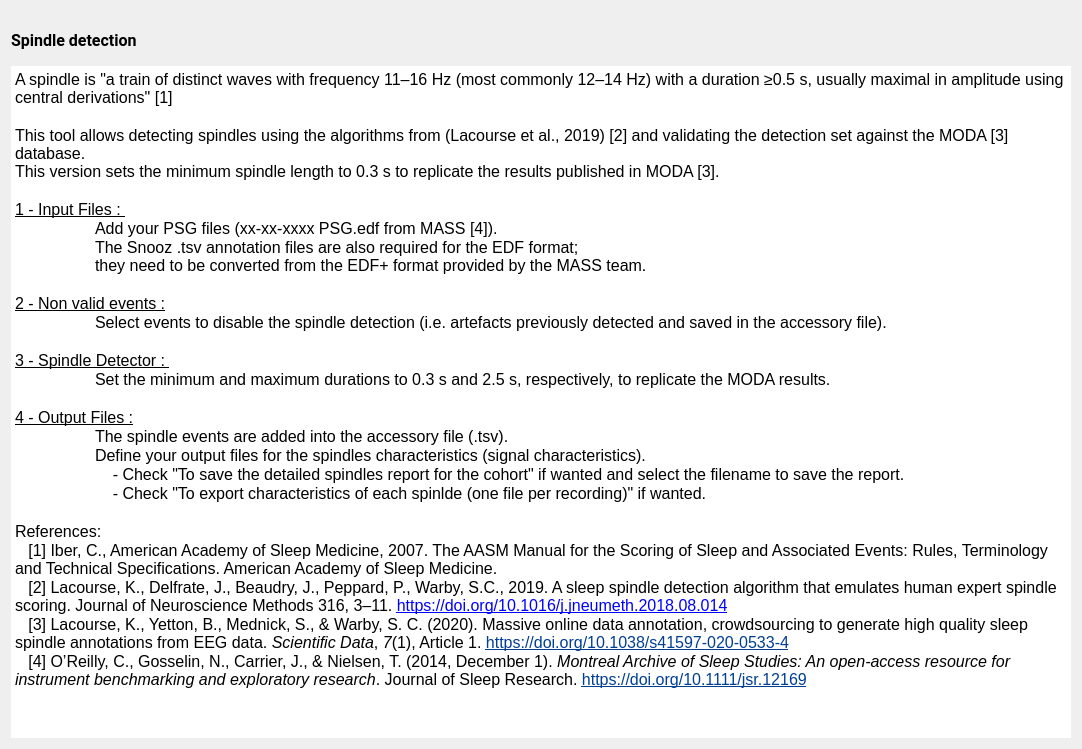
<?xml version="1.0" encoding="UTF-8"?>
<ui version="4.0">
 <class>SpindleDetectionDoc</class>
 <widget class="QWidget" name="SpindleDetectionDoc">
  <property name="geometry">
   <rect>
    <x>0</x>
    <y>0</y>
    <width>1082</width>
    <height>749</height>
   </rect>
  </property>
  <property name="windowTitle">
   <string/>
  </property>
  <property name="styleSheet">
   <string notr="true">font: 12pt &quot;Roboto&quot;;</string>
  </property>
  <layout class="QVBoxLayout" name="verticalLayout_2">
   <item>
    <widget class="QLabel" name="spindle_image">
     <property name="maximumSize">
      <size>
       <width>16777215</width>
       <height>100</height>
      </size>
     </property>
     <property name="text">
      <string/>
     </property>
     <property name="pixmap">
      <pixmap resource="spindle.qrc">:/spindle_moda/e0004-b1-01-05-0001-smp303751_res80.png</pixmap>
     </property>
     <property name="scaledContents">
      <bool>false</bool>
     </property>
     <property name="alignment">
      <set>Qt::AlignmentFlag::AlignCenter</set>
     </property>
    </widget>
   </item>
   <item>
    <layout class="QVBoxLayout" name="verticalLayout">
     <item>
      <widget class="QLabel" name="label">
       <property name="font">
        <font>
         <family>Roboto</family>
         <pointsize>12</pointsize>
         <italic>false</italic>
         <bold>false</bold>
        </font>
       </property>
       <property name="text">
        <string>&lt;html&gt;&lt;head/&gt;&lt;body&gt;&lt;p&gt;&lt;span style=&quot; font-weight:600;&quot;&gt;Spindle detection&lt;/span&gt;&lt;/p&gt;&lt;/body&gt;&lt;/html&gt;</string>
       </property>
      </widget>
     </item>
     <item>
      <spacer name="verticalSpacer">
       <property name="orientation">
        <enum>Qt::Orientation::Vertical</enum>
       </property>
       <property name="sizeType">
        <enum>QSizePolicy::Policy::Fixed</enum>
       </property>
       <property name="sizeHint" stdset="0">
        <size>
         <width>20</width>
         <height>10</height>
        </size>
       </property>
      </spacer>
     </item>
     <item>
      <widget class="QTextEdit" name="textEdit">
       <property name="frameShape">
        <enum>QFrame::Shape::NoFrame</enum>
       </property>
       <property name="frameShadow">
        <enum>QFrame::Shadow::Plain</enum>
       </property>
       <property name="lineWidth">
        <number>0</number>
       </property>
       <property name="readOnly">
        <bool>true</bool>
       </property>
       <property name="html">
        <string>&lt;!DOCTYPE HTML PUBLIC &quot;-//W3C//DTD HTML 4.0//EN&quot; &quot;http://www.w3.org/TR/REC-html40/strict.dtd&quot;&gt;
&lt;html&gt;&lt;head&gt;&lt;meta name=&quot;qrichtext&quot; content=&quot;1&quot; /&gt;&lt;meta charset=&quot;utf-8&quot; /&gt;&lt;style type=&quot;text/css&quot;&gt;
p, li { white-space: pre-wrap; }
hr { height: 1px; border-width: 0; }
li.unchecked::marker { content: &quot;\2610&quot;; }
li.checked::marker { content: &quot;\2612&quot;; }
&lt;/style&gt;&lt;/head&gt;&lt;body style=&quot; font-family:'Roboto'; font-size:12pt; font-weight:400; font-style:normal;&quot;&gt;
&lt;p style=&quot; margin-top:0px; margin-bottom:0px; margin-left:0px; margin-right:0px; -qt-block-indent:0; text-indent:0px;&quot;&gt;A spindle is &amp;quot;a train of distinct waves with frequency 11–16 Hz (most commonly 12–14 Hz) with a duration ≥0.5 s, usually maximal in amplitude using central derivations&amp;quot; [1]&lt;/p&gt;
&lt;p style=&quot;-qt-paragraph-type:empty; margin-top:0px; margin-bottom:0px; margin-left:0px; margin-right:0px; -qt-block-indent:0; text-indent:0px;&quot;&gt;&lt;br /&gt;&lt;/p&gt;
&lt;p style=&quot; margin-top:0px; margin-bottom:0px; margin-left:0px; margin-right:0px; -qt-block-indent:0; text-indent:0px;&quot;&gt;This tool allows detecting spindles using the algorithms from (Lacourse et al., 2019) [2] and validating the detection set against the MODA [3] database.&lt;br /&gt;This version sets the minimum spindle length to 0.3 s to replicate the results published in MODA [3].&lt;/p&gt;
&lt;p style=&quot;-qt-paragraph-type:empty; margin-top:0px; margin-bottom:0px; margin-left:0px; margin-right:0px; -qt-block-indent:0; text-indent:0px;&quot;&gt;&lt;br /&gt;&lt;/p&gt;
&lt;p style=&quot; margin-top:0px; margin-bottom:0px; margin-left:0px; margin-right:0px; -qt-block-indent:0; text-indent:0px;&quot;&gt;&lt;span style=&quot; text-decoration: underline;&quot;&gt;1 - Input Files : &lt;/span&gt;&lt;/p&gt;
&lt;p style=&quot; margin-top:0px; margin-bottom:0px; margin-left:0px; margin-right:0px; -qt-block-indent:0; text-indent:0px;&quot;&gt;	Add your PSG files (xx-xx-xxxx PSG.edf from MASS [4]).&lt;/p&gt;
&lt;p style=&quot; margin-top:0px; margin-bottom:0px; margin-left:0px; margin-right:0px; -qt-block-indent:0; text-indent:0px;&quot;&gt;	The Snooz .tsv annotation files are also required for the EDF format; &lt;br /&gt;	they need to be converted from the EDF+ format provided by the MASS team.&lt;/p&gt;
&lt;p style=&quot;-qt-paragraph-type:empty; margin-top:0px; margin-bottom:0px; margin-left:0px; margin-right:0px; -qt-block-indent:0; text-indent:0px;&quot;&gt;&lt;br /&gt;&lt;/p&gt;
&lt;p style=&quot; margin-top:0px; margin-bottom:0px; margin-left:0px; margin-right:0px; -qt-block-indent:0; text-indent:0px;&quot;&gt;&lt;span style=&quot; text-decoration: underline;&quot;&gt;2 - Non valid events :&lt;/span&gt;&lt;/p&gt;
&lt;p style=&quot; margin-top:0px; margin-bottom:0px; margin-left:0px; margin-right:0px; -qt-block-indent:0; text-indent:0px;&quot;&gt;	Select events to disable the spindle detection (i.e. artefacts previously detected and saved in the accessory file).&lt;/p&gt;
&lt;p style=&quot;-qt-paragraph-type:empty; margin-top:0px; margin-bottom:0px; margin-left:0px; margin-right:0px; -qt-block-indent:0; text-indent:0px;&quot;&gt;&lt;br /&gt;&lt;/p&gt;
&lt;p style=&quot; margin-top:0px; margin-bottom:0px; margin-left:0px; margin-right:0px; -qt-block-indent:0; text-indent:0px;&quot;&gt;&lt;span style=&quot; text-decoration: underline;&quot;&gt;3 - Spindle Detector : &lt;/span&gt;&lt;/p&gt;
&lt;p style=&quot; margin-top:0px; margin-bottom:0px; margin-left:0px; margin-right:0px; -qt-block-indent:0; text-indent:0px;&quot;&gt;	Set the minimum and maximum durations to 0.3 s and 2.5 s, respectively, to replicate the MODA results.&lt;/p&gt;
&lt;p style=&quot;-qt-paragraph-type:empty; margin-top:0px; margin-bottom:0px; margin-left:0px; margin-right:0px; -qt-block-indent:0; text-indent:0px;&quot;&gt;&lt;br /&gt;&lt;/p&gt;
&lt;p style=&quot; margin-top:0px; margin-bottom:0px; margin-left:0px; margin-right:0px; -qt-block-indent:0; text-indent:0px;&quot;&gt;&lt;span style=&quot; text-decoration: underline;&quot;&gt;4 - Output Files :&lt;/span&gt;&lt;/p&gt;
&lt;p style=&quot; margin-top:0px; margin-bottom:0px; margin-left:0px; margin-right:0px; -qt-block-indent:0; text-indent:0px;&quot;&gt;	The spindle events are added into the accessory file (.tsv).&lt;/p&gt;
&lt;p style=&quot; margin-top:0px; margin-bottom:0px; margin-left:0px; margin-right:0px; -qt-block-indent:0; text-indent:0px;&quot;&gt;	Define your output files for the spindles characteristics (signal characteristics). &lt;/p&gt;
&lt;p style=&quot; margin-top:0px; margin-bottom:0px; margin-left:0px; margin-right:0px; -qt-block-indent:0; text-indent:0px;&quot;&gt;	    - Check &amp;quot;To save the detailed spindles report for the cohort&amp;quot; if wanted and select the filename to save the report.&lt;/p&gt;
&lt;p style=&quot; margin-top:0px; margin-bottom:0px; margin-left:0px; margin-right:0px; -qt-block-indent:0; text-indent:0px;&quot;&gt;	    - Check &amp;quot;To export characteristics of each spinlde (one file per recording)&amp;quot; if wanted.&lt;/p&gt;
&lt;p style=&quot;-qt-paragraph-type:empty; margin-top:0px; margin-bottom:0px; margin-left:0px; margin-right:0px; -qt-block-indent:0; text-indent:0px;&quot;&gt;&lt;br /&gt;&lt;/p&gt;
&lt;p style=&quot; margin-top:0px; margin-bottom:0px; margin-left:0px; margin-right:0px; -qt-block-indent:0; text-indent:0px;&quot;&gt;References:&lt;/p&gt;
&lt;p style=&quot; margin-top:0px; margin-bottom:0px; margin-left:0px; margin-right:0px; -qt-block-indent:0; text-indent:0px;&quot;&gt;   [1] Iber, C., American Academy of Sleep Medicine, 2007. The AASM Manual for the Scoring of Sleep and Associated Events: Rules, Terminology and Technical Specifications. American Academy of Sleep Medicine. &lt;/p&gt;
&lt;p style=&quot; margin-top:0px; margin-bottom:0px; margin-left:0px; margin-right:0px; -qt-block-indent:0; text-indent:0px;&quot;&gt;   [2] Lacourse, K., Delfrate, J., Beaudry, J., Peppard, P., Warby, S.C., 2019. A sleep spindle detection algorithm that emulates human expert spindle scoring. Journal of Neuroscience Methods 316, 3–11. &lt;a href=&quot;https://doi.org/10.1016/j.jneumeth.2018.08.014&quot;&gt;&lt;span style=&quot; text-decoration: underline; color:#0000ff;&quot;&gt;https://doi.org/10.1016/j.jneumeth.2018.08.014&lt;/span&gt;&lt;/a&gt; &lt;/p&gt;
&lt;p style=&quot; margin-top:0px; margin-bottom:0px; margin-left:0px; margin-right:0px; -qt-block-indent:0; text-indent:0px;&quot;&gt;   [3] Lacourse, K., Yetton, B., Mednick, S., &amp;amp; Warby, S. C. (2020). Massive online data annotation, crowdsourcing to generate high quality sleep spindle annotations from EEG data. &lt;span style=&quot; font-style:italic;&quot;&gt;Scientific Data&lt;/span&gt;, &lt;span style=&quot; font-style:italic;&quot;&gt;7&lt;/span&gt;(1), Article 1. &lt;a href=&quot;https://doi.org/10.1038/s41597-020-0533-4&quot;&gt;&lt;span style=&quot; text-decoration: underline; color:#003e92;&quot;&gt;https://doi.org/10.1038/s41597-020-0533-4&lt;/span&gt;&lt;/a&gt; &lt;/p&gt;
&lt;p style=&quot; margin-top:0px; margin-bottom:0px; margin-left:0px; margin-right:0px; -qt-block-indent:0; text-indent:0px;&quot;&gt;   [4] O’Reilly, C., Gosselin, N., Carrier, J., &amp;amp; Nielsen, T. (2014, December 1). &lt;span style=&quot; font-style:italic;&quot;&gt;Montreal Archive of Sleep Studies: An open‐access resource for instrument benchmarking and exploratory research&lt;/span&gt;. Journal of Sleep Research. &lt;a href=&quot;https://doi.org/10.1111/jsr.12169&quot;&gt;&lt;span style=&quot; text-decoration: underline; color:#003e92;&quot;&gt;https://doi.org/10.1111/jsr.12169&lt;/span&gt;&lt;/a&gt; &lt;/p&gt;&lt;/body&gt;&lt;/html&gt;</string>
       </property>
      </widget>
     </item>
    </layout>
   </item>
  </layout>
 </widget>
 <resources>
  <include location="spindle.qrc"/>
  <include location="../../../../../snooz-toolbox/src/main/python/ui/themes/themes.qrc"/>
 </resources>
 <connections/>
</ui>
